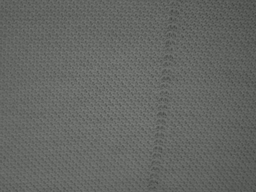
#> input picture need/other/img313.png, 256 x 192 px, shrunk from 800 x 600 before the run, found by its file name
$ jupyter execute test3.ipynb
#> lines starting #> are read from the running program, lines starting #| are printed output that depends on the picture; after the words box and inside, x2 and y2 are one past the last pixel; in counts of white or black regions, pixels touching at a corner belong together
[cell 1]
# final (test img313)

import cv2
import time
import numpy as np
import matplotlib.pyplot as plt
from skimage.feature import graycomatrix, graycoprops
import time

image = cv2.imread('./img/img313.png')
#> image is the input picture: shape (192, 256, 3); mean B, G, R 99.7, 102.7, 100.7
image = cv2.cvtColor(image, cv2.COLOR_BGR2GRAY)
#> image: shape (192, 256)

#size_filter = 15
x, y = image.shape[:2]
#> x = 192; y = 256
#print(x,y)

new_img = image.copy()


def lot_filter(size_filter, g, offset, count):
#> called with size_filter = 15, offset = 5
    print(size_filter)

    x_filter = int((x)/offset)
#> x_filter = 38
    y_filter = int((y)/offset)
#> y_filter = 51

    end_r = x - size_filter + offset
#> end_r = 182
    end_c = y - size_filter + offset
#> end_c = 246

    co_contrast = np.zeros((x_filter ,y_filter))
    co_homogeneity = np.zeros((x_filter ,y_filter))
    co_correlation = np.zeros((x_filter ,y_filter))

    for i in range(0, end_r, offset):
        for j in range(0, end_c, offset):
            f = image[ i : i + size_filter , j : j + size_filter ]
            result = graycomatrix( f, [1],[0] )
            co_contrast[int(i/offset),int(j/offset)] = float(graycoprops(result, 'contrast'))
            co_homogeneity[int(i/offset),int(j/offset)] = float(graycoprops(result, 'homogeneity'))
            co_correlation[int(i/offset),int(j/offset)] = float(graycoprops(result, 'correlation'))
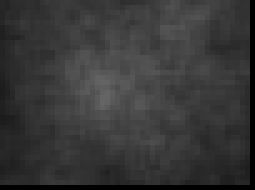
#> co_contrast: shape (38, 51) float64 (shown 5 times larger); min 0, max 101.1, mean 55.7
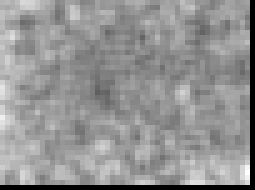
#> co_homogeneity: shape (38, 51) float64 (shown 5 times larger); min 0, max 0.261, mean 0.151; drawn with min black and max white

    for i in range(0, x_filter):
        for j in range(0, y_filter):
            # Detect is there already had cover around
            has_print = 0
            # Count there already had cover around yet
            # To judge the filter size 17 should it be cover the loss from above filter
            temp = 0

            match size_filter:
                # initial detection
                # test by img154 from texture_video
                case 15:
                    if co_correlation[i,j] < 0.1955023234021762:
                            if co_contrast[i,j] > 10:
                                if co_homogeneity[i,j] < 0.28:
                                    cv2.circle(g,( j*offset+6 , i*offset+6 ),10 ,0,-1)
                                    count[15]+=1

                # Detect the hole edge
                # Test by image2 and img154 from texture_video
                case 23:
                    if co_correlation[i,j] > 0.809:
                        if co_contrast[i,j] > 35:
                            if co_homogeneity[i,j] < 0.31:
                                if(count[15] > 15):
                                    for k in range(0, 10):
                                        if(has_print):
                                            break

                                        for l in range(0, 10):
                                            if(new_img[i+k, j+l] == 0):
                                                has_print = 1
                                                break

                                    if(not has_print):
                                        if co_correlation[i,j] > 0.8079:
                                            if co_contrast[i,j] > 35:
                                                if co_homogeneity[i,j] < 0.45:
                                                    cv2.circle(new_img,( j*offset+8 , i*offset+8 ),21 ,0,-1)

                                else:
                                    for k in range(0, 7):
                                        if(has_print):
                                            break

                                        for l in range(0, 7):
                                            # skip the pixel nearby center of circle
                                            if(not k==3 and not l==3):
                                                if(i*offset+5+k < x and j*offset+5+l < y):
                                                    if(g[i*offset+5+k, j*offset+5+l] == 0):
                                                        has_print = 1
                                                        break

                                if(not has_print):
                                    cv2.circle(g,( j*offset+8 , i*offset+8 ), 12 , 0, -1)
                                    count[23]+=1

                # Detect the loss those filter size 23 didn't cover
                # Test by img154 and img172 from texture_video
                case 33:
                    if co_correlation[i,j] > 0.89:
                        for k in range(0, 7):
                            if(has_print):
                                break

                            for l in range(0, 7):
                                # skip the pixel nearby center of circle
                                if(not(3<=k<=5 and not 3<=l<=5)):
                                    if(i*offset+k < x and j*offset+l < y):
                                        if(g[i*offset+k, j*offset+l] == 0):
                                            has_print = 1
                                            break

                        if(not has_print):
                            cv2.circle(g,( j*offset+4 , i*offset+4 ), 12 , 0, -1)
                            count[33]+=1

                # Detect the line
                # Test by image1
                case 17:
                    if co_correlation[i,j] > 0.744:
                        if co_contrast[i,j] > 20:
                            if co_homogeneity[i,j] < 0.4:
                                for k in range(-2, 10):
                                    if(has_print):
                                        break

                                    for l in range(-2, 10):
                                        if(not (-1<=k<=8 and -1<=l<=8)):
                                            if(i*offset+k < x and j*offset+l < y):
                                                if(g[i*offset+k, j*offset+l] == 0):
                                                    has_print = 1
                                                    temp+=1

                                if(temp < 9):
                                    has_print = 0

                                if(not has_print):
                                    cv2.rectangle(g,( j*offset-6 , i*offset-6 ),( j*offset+13 , i*offset+13 ) , 0, -1)

                # Detect the loss those filter size 17 didn't cover
                case 22:
                    if co_correlation[i,j] > 0.72:
                        if co_contrast[i,j] > 25:
                            if co_homogeneity[i,j] < 0.3:
                                for k in range(8, 10):
                                    if(has_print):
                                        break

                                    for l in range(8, 10):
                                        if(i*offset-5+k < x and j*offset-5+l < y):
                                            if(not (k==9 and l==9)):
                                                if(g[i*offset-5+k, j*offset-5+l] == 0):
                                                    has_print = 1

                                if(not has_print):
                                    cv2.rectangle(g,( j*offset-5 , i*offset-5 ),( j*offset+13 , i*offset+13 ) , 0, -1)

                # Detect the line
                # Test by img313 from texture_video
                case 40:
                    if 0.8099011884285607 < co_correlation[i,j]:
                        if 25.976282051282055 < co_contrast[i,j]:
                            if co_homogeneity[i,j] < 0.32:
                                for l in range(10, 19):
                                    if(has_print):
                                        break

                                    for k in range(10, 19):
                                        if(i*offset+l < x and j*offset+k < y):
                                            if(not(13<=k<=15 and 13<=l<=15)):
                                                if(g[i*offset+l][j*offset+k] == 0):
                                                    has_print = 1
                                                    break

                                if(not has_print):
                                    cv2.rectangle(g,( j*offset , i*offset ),( j*offset+28 , i*offset+28 ) , 0, -1)
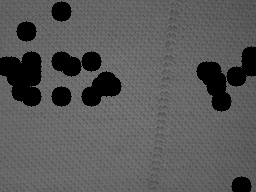
#> g: shape (192, 256); min 0, max 127, mean 88.8
#> after the loop, count = {15: 34, 23: 0, 33: 0}

    plt.imshow(g, cmap='gray')
    plt.show()

    return g, count

count = {15:0, 23: 0, 33:0}

new_img, count = lot_filter(15, new_img, 5, count)
#> count = {15: 34, 23: 0, 33: 0}
new_img, count = lot_filter(23, new_img, 5, count)
#> call 2 of lot_filter, with size_filter = 23, offset = 5
#> after the loop in lot_filter (call 2), `for i in range(0, end_r, offset):`:
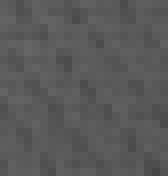
#> f: shape (22, 21) (shown 8 times larger); min 69, max 102, mean 89.2
new_img, count = lot_filter(33, new_img, 5, count)
#> call 3 of lot_filter, with size_filter = 33, offset = 5
#> after the loop in lot_filter (call 3), `for i in range(0, end_r, offset):`:
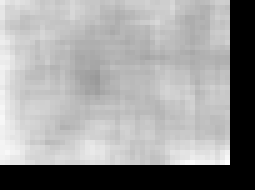
#> co_homogeneity: shape (38, 51) float64 (shown 5 times larger); min 0, max 0.2, mean 0.121; drawn with min black and max white

# Because part of the line detection was written by another person, it is weak.
# It will also detect the flawless ones, so it is restricted.
# If the first three basically do not detect anything, it will be skipped.
if(25 > count[15] + count[23] + count[33] >0):
    new_img = lot_filter(17, new_img, 5, count)[0]

# Because filter 22 it seems useless, so skip
#new_img = lot_filter(22, new_img, 5)

new_img = lot_filter(40, new_img, 3, count)[0]
#> call 4 of lot_filter, with size_filter = 40, offset = 3
#> after the loop in lot_filter (call 4), `for i in range(0, end_r, offset):`:
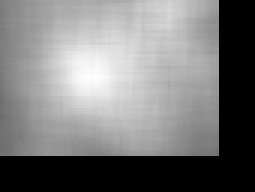
#> co_contrast: shape (64, 85) float64 (shown 3 times larger); min 0, max 89.71, mean 43.1; drawn with min black and max white
#> after the loop in lot_filter (call 4), `for i in range(0, end_r, offset):`:
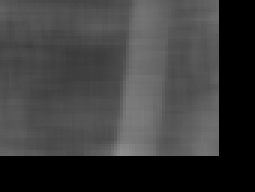
#> co_correlation: shape (64, 85) float64 (shown 3 times larger); min 0, max 0.558, mean 0.238
#> after the loop in lot_filter (call 4), `for i in range(0, end_r, offset):`:
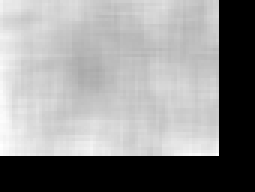
#> co_homogeneity: shape (64, 85) float64 (shown 3 times larger); min 0, max 0.19, mean 0.107; drawn with min black and max white
#> after the loop in lot_filter (call 4), `for i in range(0, end_r, offset):`:
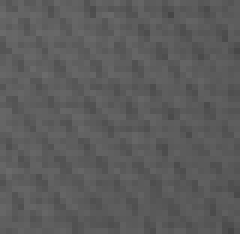
#> f: shape (39, 40) (shown 6 times larger); min 69, max 107, mean 91.6

print(count)
#| {15: 34, 23: 0, 33: 0}

for i in range(x):
    for j in range(y):
        if(new_img[i,j] > 0):
            new_img[i,j] = 255
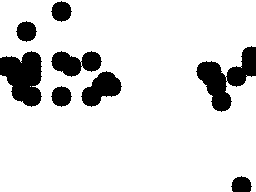
#> new_img: shape (192, 256); 87.3% white; 8 black regions, largest, box (x1, y1, x2, y2) and area: (196, 46, 256, 112) 1706, (0, 51, 42, 107) 1628, (51, 51, 102, 77) 847

print("final")
plt.imshow(new_img, cmap='gray')
plt.show()
#cv2.imwrite("./result.png", new_img)
